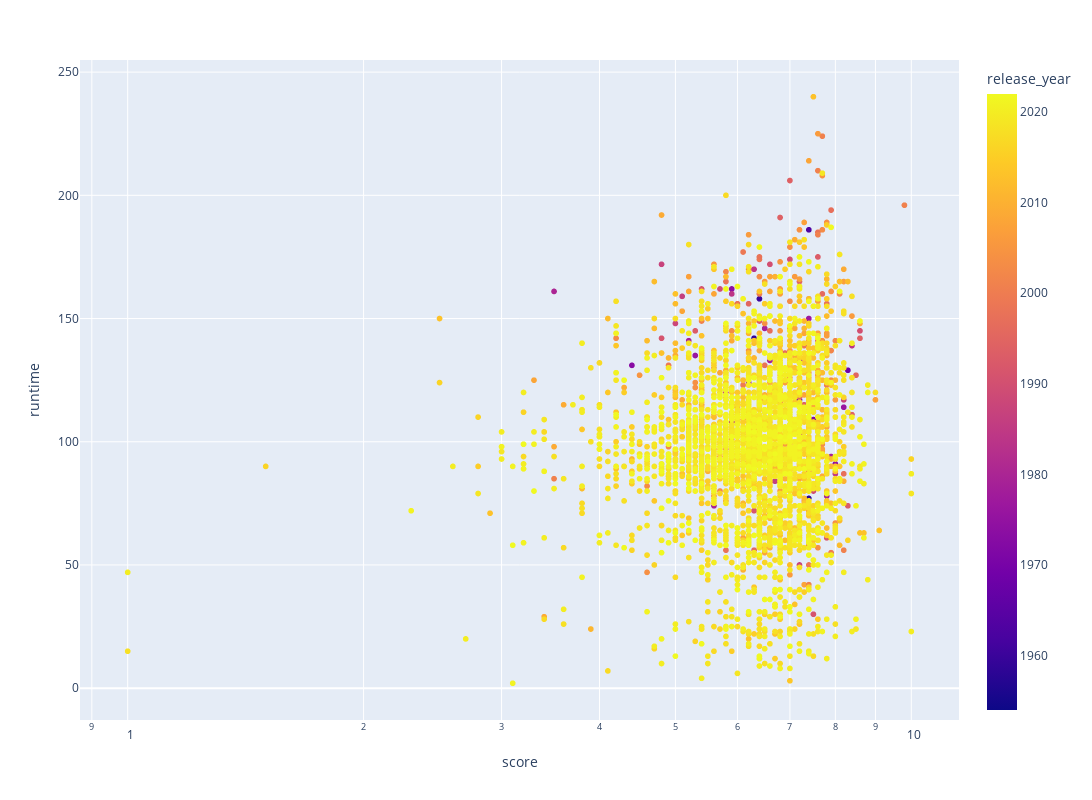

This figure's notebook cell:
### Code cell
graf_duracion(df)

### Figure 1 — Plotly figure (JSON) as saved in the notebook; plotly's stock layout.template omitted (floating-point values rounded to 4 significant figures; data arrays with more than 128 entries replaced by an {"elided": "..."} marker saying what was removed)
{"data": [{"hovertemplate": "<b>%{hovertext}</b><br><br>score=%{x}<br>runtime=%{y}<br>release_year=%{marker.color}<extra></extra>", "hovertext": {"elided": "3710 str values"}, "legendgroup": "", "marker": {"color": {"elided": "3710 int values"}, "coloraxis": "coloraxis", "symbol": "circle"}, "mode": "markers", "name": "", "showlegend": false, "type": "scattergl", "x": {"elided": "3710 float values"}, "xaxis": "x", "y": {"elided": "3710 int values"}, "yaxis": "y"}], "layout": {"coloraxis": {"colorbar": {"title": {"text": "release_year"}}, "colorscale": [[0, "#0d0887"], [0.1111, "#46039f"], [0.2222, "#7201a8"], [0.3333, "#9c179e"], [0.4444, "#bd3786"], [0.5556, "#d8576b"], [0.6667, "#ed7953"], [0.7778, "#fb9f3a"], [0.8889, "#fdca26"], [1, "#f0f921"]]}, "height": 800, "legend": {"tracegroupgap": 0}, "margin": {"t": 60}, "width": 1800, "xaxis": {"anchor": "y", "domain": [0, 1], "title": {"text": "score"}, "type": "log"}, "yaxis": {"anchor": "x", "domain": [0, 1], "title": {"text": "runtime"}}}}
